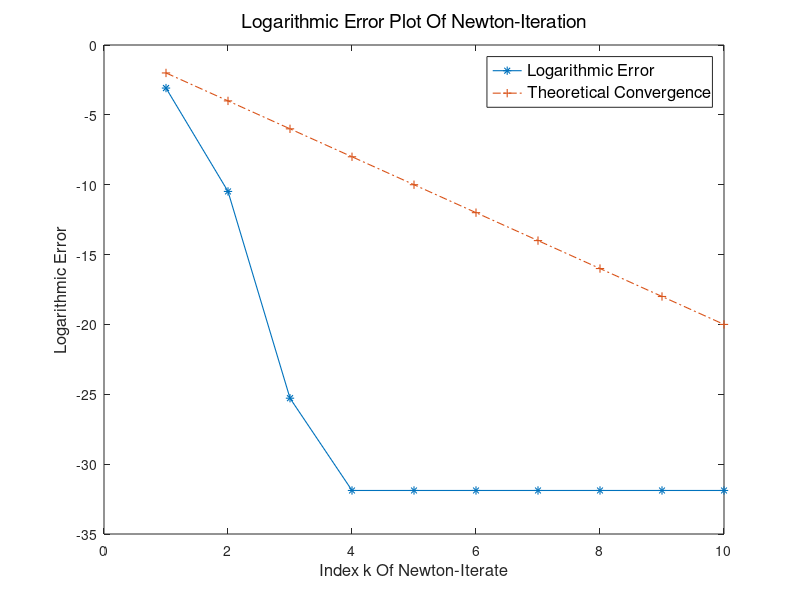

The MATLAB source for this figure:
% Step 1: Definition of All Problem Parameters

# Values from Lindstrom 2021 and Cindyawati 2024

S      = 3.6*10^(-12);
delta  = 50;
gamma  = 75;
K_1    = 10^(-4);
K_2    = 5*10^(-4);
K_O    = 0.1;
mu_1   = 0.001;
mu_2   = 0.001;
mu_O   = 0.001;
mu_P   = 0.001;

% Step 2: Definition of the function g

g   = @(x) S + (delta - mu_1)*x - (delta/gamma + 2*K_1)*x^2 - ((K_1*K_2)/(mu_2+K_2*x))*x^3 - (K_O*K_1*K_2*x^4)/((mu_O + K_O*x)*(mu_2 + K_2*x));
g_x = @(x) (delta - mu_1) - 2*(delta/gamma + 2*K_1)*x - (2*K_1*K_2*K_2*x^3 + 3*mu_2*K_1*K_2*x^2)/((mu_2 + K_2*x)^2) - (K_O*K_1*K_2*x^3*(4*mu_O*mu_2 + 3*mu_O*K_2*x + 3*mu_2*K_O*x + 2*K_O*K_2*x^2))/((mu_O + K_O*x)^2*(mu_2 + K_2*x)^2);

% Step 3: Newton-Iteration

N_max  = 10;
M      = zeros(1,N_max+1);
M_zero = 75;
M(1)   = M_zero;

for j = 1:1:N_max
  M(j+1) = M(j) - g(M(j))/(g_x(M(j)));
endfor

% Step 4: Computation of errors |M(j) - M(end)|

ind    = 1:1:(length(M)-1);
err    = zeros(1,length(ind));

for j = 1:1:length(ind)
  err(j) = log(abs(M(j+1) - M(j)));
endfor

% Step 5: Calculation of equilibrium state and verification

M_star  = M(end);
D_star  = (K_1*(M_star)^2)/(mu_2 + K_2*M_star);
O_star  = (K_2*M_star*D_star)/(mu_O + K_O*M_star);
P_star  = (K_O*M_star*O_star)/(mu_P);
Eq_star = [M_star D_star O_star P_star];

f1      = @(M,D,O,P) S + (delta-mu_1)*M - (delta/gamma)*M^2 - 2*K_1*M^2 - K_2*M*D - K_O*M*O;
f2      = @(M,D,O,P) K_1*M^2 - K_2*M*D - mu_2*D;
f3      = @(M,D,O,P) K_2*M*D - K_O*M*O - mu_O*O;
f4      = @(M,D,O,P) K_O*M*O - mu_P*P;

% Step 6: Error plot

figure(1)
plot(ind,err,'linewidth',0.8,'marker','*','linestyle','-')
hold on
plot(ind,-2*ind,'linewidth',0.8,'marker','+','linestyle','-.')
title('Logarithmic Error Plot Of Newton-Iteration','fontsize',14,'fontweight','normal')
legend({'Logarithmic Error','Theoretical Convergence'},'location','northeast','fontsize',12)
xlabel('Index k Of Newton-Iterate','fontsize',12)
ylabel('Logarithmic Error','fontsize',12)
hold off
